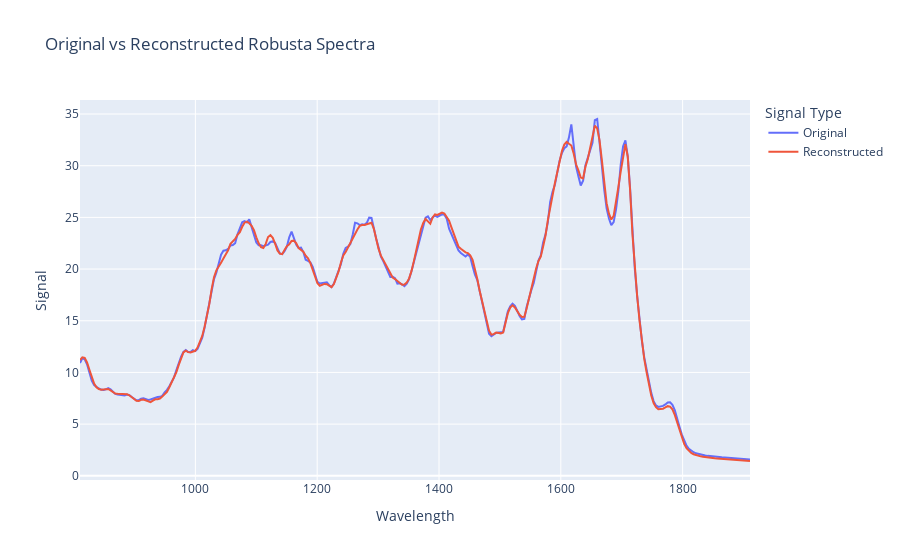

Notebook code for this chart:
### Code cell
# plotting robusta spectra
robusta_df = pd.DataFrame()
robusta_df['Wavelength'] = list(data_df.iloc[0,:]) * 2
robusta_df['Signal'] = list(data_df.iloc[56,:]) + list(robusta_row)
robusta_df['Signal Type'] = ['Original'] * 286 + ['Reconstructed'] * 286
fig5 = px.line(
    robusta_df,
    x = 'Wavelength',
    y = 'Signal',
    color = 'Signal Type',
    title = 'Original vs Reconstructed Robusta Spectra'
)
fig5.show()

### Figure 1 — Plotly figure (JSON) as saved in the notebook; plotly's stock layout.template omitted (floating-point values rounded to 4 significant figures; data arrays with more than 128 entries replaced by an {"elided": "..."} marker saying what was removed)
{"data": [{"hovertemplate": "Signal Type=Original<br>Wavelength=%{x}<br>Signal=%{y}<extra></extra>", "legendgroup": "Original", "line": {"color": "#636efa", "dash": "solid"}, "marker": {"symbol": "circle"}, "mode": "lines", "name": "Original", "orientation": "v", "showlegend": true, "type": "scatter", "x": {"elided": "286 float values"}, "xaxis": "x", "y": {"elided": "286 float values"}, "yaxis": "y"}, {"hovertemplate": "Signal Type=Reconstructed<br>Wavelength=%{x}<br>Signal=%{y}<extra></extra>", "legendgroup": "Reconstructed", "line": {"color": "#EF553B", "dash": "solid"}, "marker": {"symbol": "circle"}, "mode": "lines", "name": "Reconstructed", "orientation": "v", "showlegend": true, "type": "scatter", "x": {"elided": "286 float values"}, "xaxis": "x", "y": {"elided": "286 float values"}, "yaxis": "y"}], "layout": {"legend": {"title": {"text": "Signal Type"}, "tracegroupgap": 0}, "title": {"text": "Original vs Reconstructed Robusta Spectra"}, "xaxis": {"anchor": "y", "domain": [0, 1], "title": {"text": "Wavelength"}}, "yaxis": {"anchor": "x", "domain": [0, 1], "title": {"text": "Signal"}}}}
